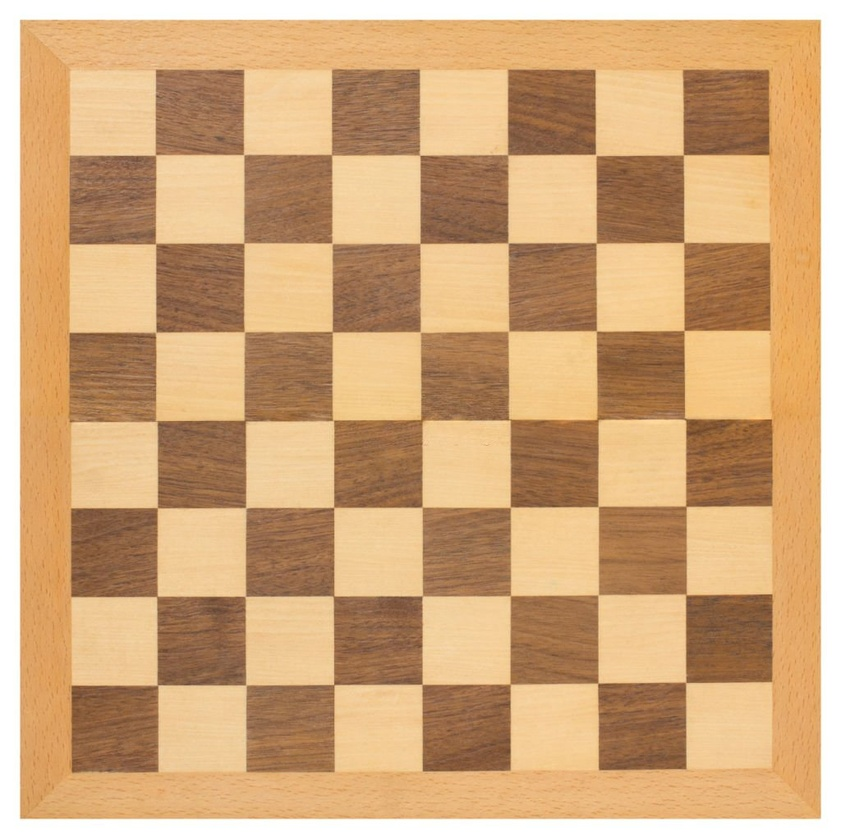
#> input picture Corner Detection/images/01.jpg, 841 x 839 px, shrunk from 1024 x 1022 before the run, found by its file name
$ jupyter execute 'Corner Detection.ipynb'   (shell and % lines are left out)
#> lines starting #> are read from the running program, lines starting #| are printed output that depends on the picture
[cell 1]
import pandas as pd
import numpy as np
import matplotlib.pyplot as plt
import seaborn as sns
import cv2

[cell 2]
flat_chess = cv2.imread(".\\images\\01.jpg")
#> flat_chess is the input picture: shape (839, 841, 3); mean B, G, R 122.8, 167.4, 208.5
flat_chess = cv2.cvtColor(flat_chess,cv2.COLOR_BGR2RGB)

[cell 3]
plt.imshow(flat_chess)

[cell 4]
gray_flat_chess = cv2.cvtColor(flat_chess, cv2.COLOR_BGR2GRAY)
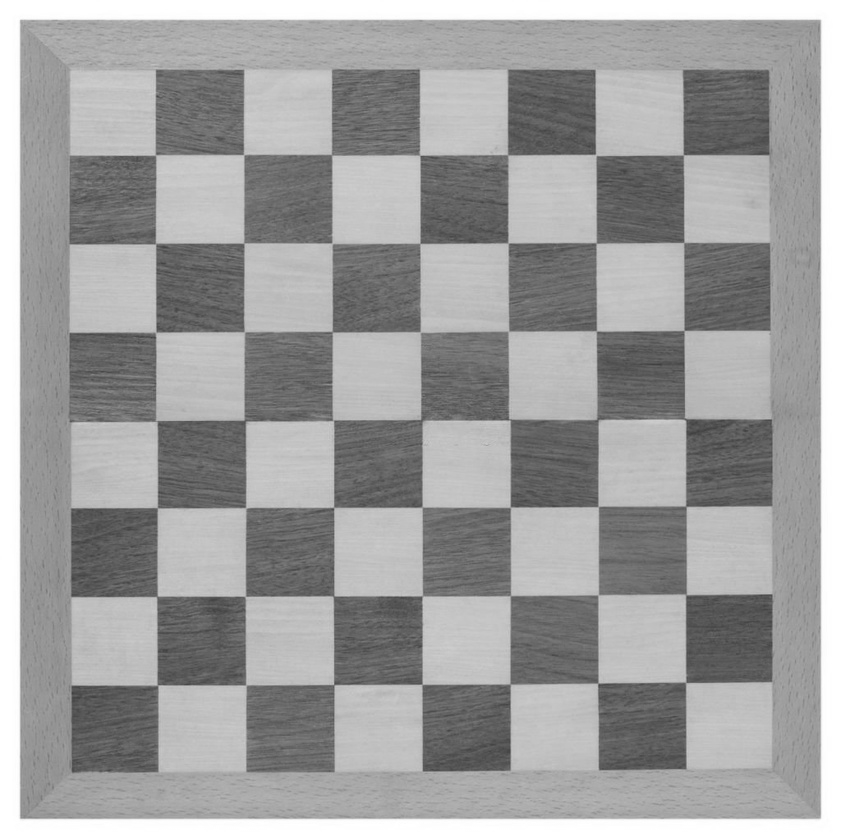
#> gray_flat_chess: shape (839, 841); min 63, max 255, mean 158.8

[cell 5]
plt.imshow(gray_flat_chess, cmap="gray")

[cell 6]
real_chess = cv2.imread(".\\images\\02.jpg")
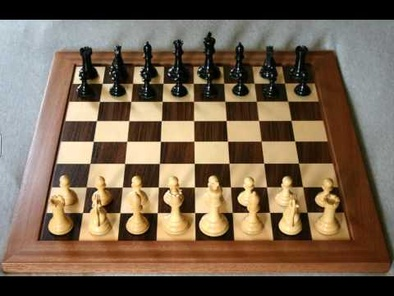
#> input picture Corner Detection/images/02.jpg, 394 x 296 px, shrunk from 480 x 360 before the run, found by its file name
#> real_chess is the input picture: shape (296, 394, 3); mean B, G, R 79.9, 99.4, 118.1
real_chess = cv2.cvtColor(real_chess, cv2.COLOR_BGR2RGB)

[cell 7]
plt.imshow(real_chess)

[cell 8]
gray_real_chess = cv2.cvtColor(real_chess,cv2.COLOR_BGR2GRAY)
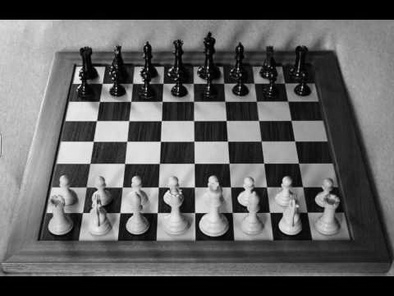
#> gray_real_chess: shape (296, 394); min 0, max 243, mean 95.7
plt.imshow(gray_real_chess, cmap="gray")

[cell 9]
gray = np.float32(gray_flat_chess)

[cell 10]
dst = cv2.cornerHarris(src=gray, blockSize=2,ksize=3,k=0.04)

[cell 11]
dst = cv2.dilate(dst,None)
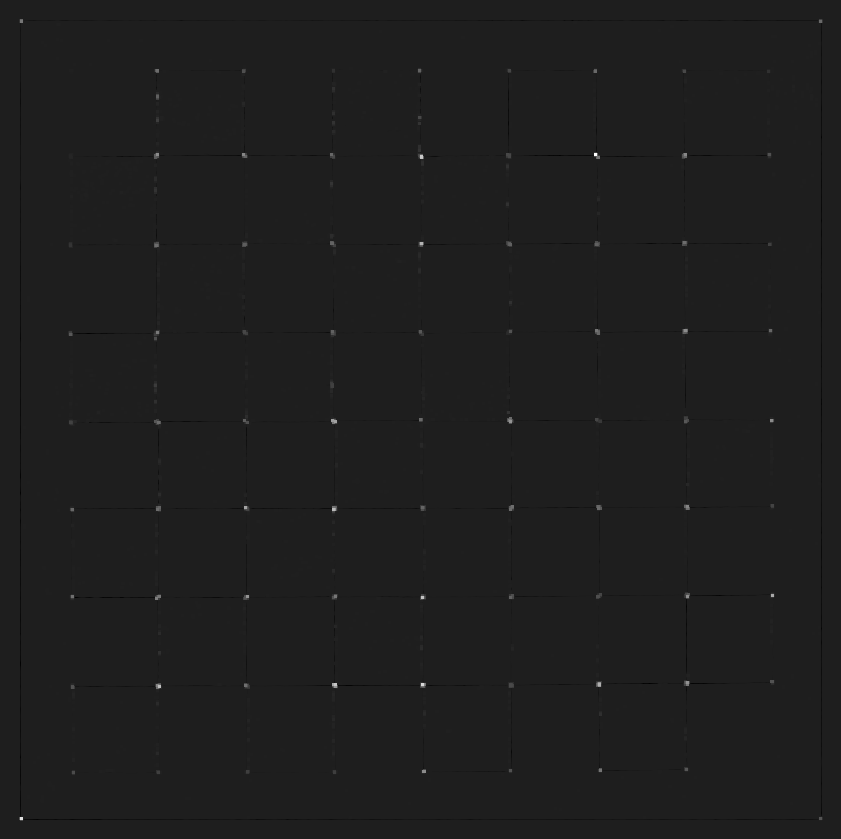
#> dst: shape (839, 841) float32; min -579376, max 4244530, mean 1771.5; drawn with min black and max white

[cell 12]
flat_chess[dst > 0.01 * dst.max()] = [255,0,0] #RGB
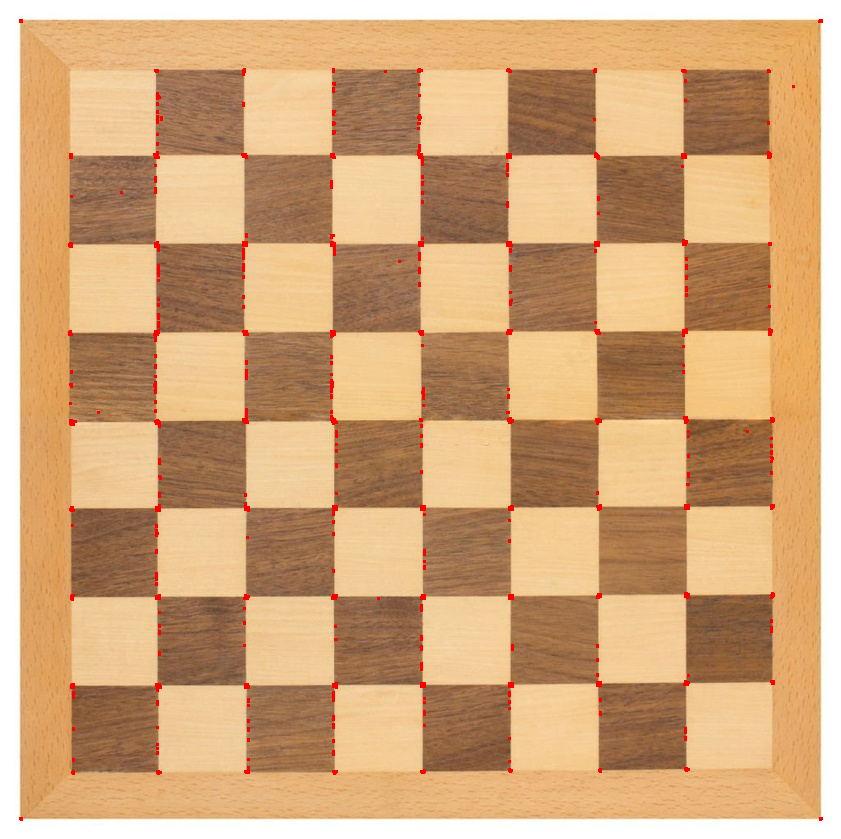
#> flat_chess: shape (839, 841, 3); mean R, G, B 209.1, 166.3, 122.1

[cell 13]
plt.imshow(flat_chess)

[cell 14]
gray = np.float32(gray_real_chess)
#> gray: shape (296, 394) float32
dst = cv2.cornerHarris(src=gray,blockSize=2,ksize=3,k=0.04)
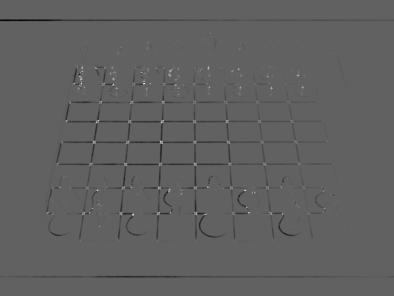
#> dst: shape (296, 394) float32; min -52976076, max 85620320, mean -586409.1; drawn with min black and max white
dst = cv2.dilate(dst,None)
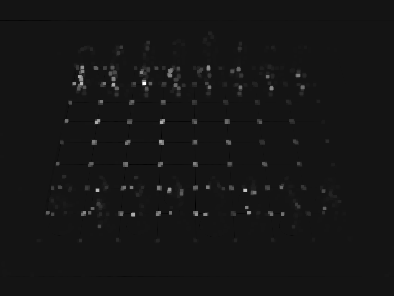
#> dst: shape (296, 394) float32; min -7622303, max 85620320, mean 578818.4; drawn with min black and max white
real_chess[dst > 0.01 * dst.max()] = [255,0,0]
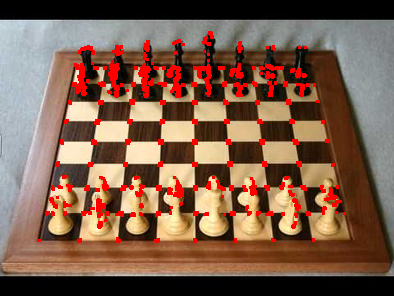
#> real_chess: shape (296, 394, 3); mean R, G, B 126, 94.1, 76
plt.imshow(real_chess)

[cell 15]
real_chess = cv2.imread(".\\images\\02.jpg")
real_chess = cv2.cvtColor(real_chess, cv2.COLOR_BGR2RGB)

flat_chess = cv2.imread(".\\images\\01.jpg")
flat_chess = cv2.cvtColor(flat_chess, cv2.COLOR_BGR2RGB)

gray_real_chess = cv2.cvtColor(real_chess,cv2.COLOR_BGR2GRAY)
gray_flat_chess = cv2.cvtColor(flat_chess,cv2.COLOR_BGR2GRAY)

[cell 16]
corners = cv2.goodFeaturesToTrack(gray_flat_chess, 64,0.01,10)
#> corners = 64 rows, first 8: [421, 597], [421, 683], [333, 508], [421, 156], [599, 684], [159, 686], [509, 421], [333, 684]

[cell 17]
corners = np.int0(corners)

[cell 18]
for i in corners:
    x,y = i.ravel()
    cv2.circle(flat_chess,(x,y),3,(255,0,0),-1)
#> this loop made 64 passes
#> (x, y) on passes 1 to 12: (421, 597), (421, 683), (333, 508), (421, 156), (599, 684), (159, 686), (509, 421), (333, 684), (684, 154), (686, 682), (594, 153), (597, 332)
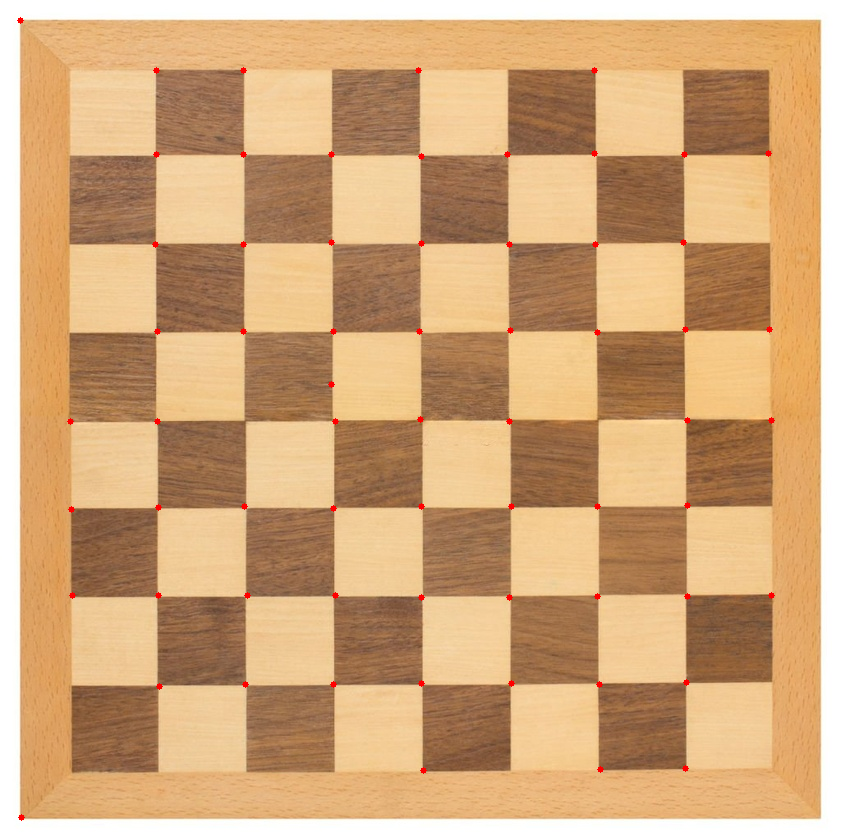
#> flat_chess: shape (839, 841, 3); mean R, G, B 208.7, 167, 122.5

[cell 19]
plt.imshow(flat_chess)

[cell 20]
corners = cv2.goodFeaturesToTrack(gray_real_chess, 80,0.01,10)
#> corners = 80 rows, first 8: [112, 84], [95, 122], [132, 214], [96, 189], [161, 142], [143, 83], [244, 189], [160, 122]

[cell 21]
corners = np.int0(corners)

[cell 22]
for i in corners:
    x,y = i.ravel()
    cv2.circle(real_chess,(x,y),3,(255,0,0),-1)
#> this loop made 80 passes
#> (x, y) on passes 1 to 12: (112, 84), (95, 122), (132, 214), (96, 189), (161, 142), (143, 83), (244, 189), (160, 122), (80, 82), (94, 142), (126, 142), (195, 164)
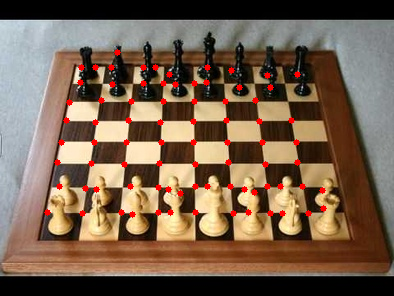
#> real_chess: shape (296, 394, 3); mean R, G, B 120.6, 97.2, 78.2
